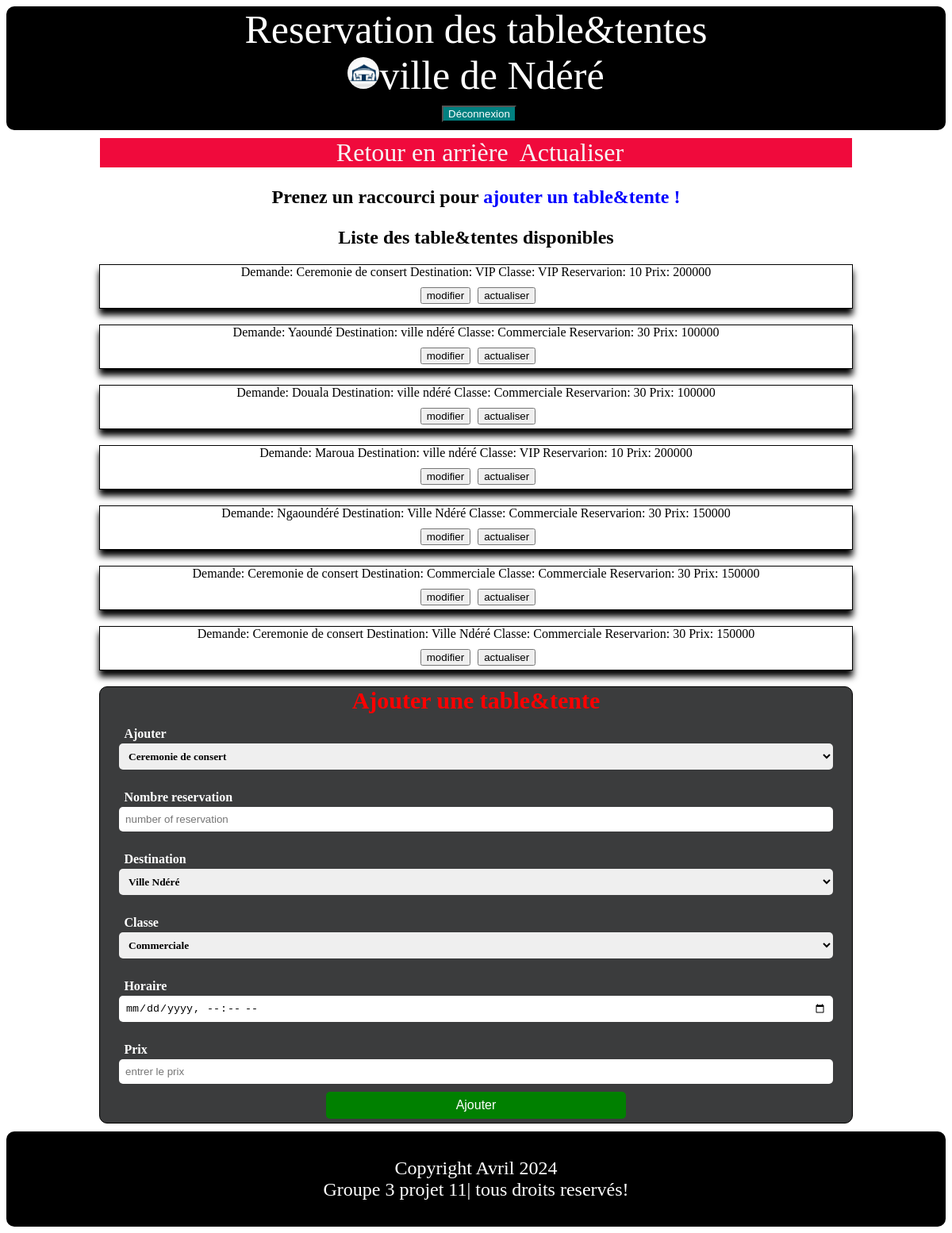
Page /tabtente.php on the committed database.
### tables this page shows
CREATE TABLE `tabtente` (
  `id_tabtente` int(50) NOT NULL,
  `classe` varchar(20) NOT NULL,
  `prix` int(15) NOT NULL,
  `nb_reservation` int(15) NOT NULL,
  `ville_demande` varchar(50) NOT NULL,
  `destination` varchar(50) NOT NULL,
  `horaire` datetime NOT NULL
);

### tabtente.php (the view, shortened to what this page needs)
<!DOCTYPE html>
<html lang="en">
<head>
    <link rel="stylesheet" href="gereradmin.css">
</head>
<body>
    <header>
		<h1>Reservation des table&tentes <br>
			<img src="images/logo.jpg" alt="">ville de Ndéré
		</h1>
        <div>
			<button> <a href="deconnexion.php" title="cliquez ici">Déconnexion</a> </button>
		</div>
	</header>
    <nav>
		<a href="admin.php">Retour en arrière</a>
        <a href="tabtente.php">Actualiser</a>
	</nav>
	<div>
		<p class="trouve">Prenez un raccourci pour
			<a href="#bas" class="lien" title="Cliquez ici">ajouter un table&tente !</a>
		</p>
		<h2> Liste des table&tentes disponibles </h2>
		<?php
            try
			{
				$BD = new PDO('mysql:host=localhost;dbname=univ_ndere','root','');
			}
			catch(Exception $e)
			{
				die('Erreur : '.$e->getmessage());
			}
			$test=$BD->query('SELECT * FROM tabtente');
			while ($req=$test->fetch())
			{
		?>
			<div class="interne">
            <?php
				echo 'Demande: ' .$req['ville_demande'] .' Destination: ' .$req['destination'] .' Classe: ' .$req['classe']
                .' Reservarion: ' .$req['nb_reservation'] .' Prix: ' .$req['prix'] .'<br>';
			?>
                <button><a href="modify.php?x=<?php echo $req['id_tabtente']; ?>">modifier</a></button>
			    <button><a href="actualiser.php?x=<?php echo $req['id_tabtente']; ?>">actualiser</a></button>
			</div>
		<?php
			}
		?>
        <form action="" method="post" id="bas">
            <legend>Ajouter une table&tente</legend>
            <p class="ligne">Ajouter </p>
            <select name="ville" class="colonne">
                <option selected>Ceremonie de consert</option>
            </select>
            <p class="ligne">Nombre reservation </p>
            <input type="number" name="nombre" min="1" max="5" placeholder="number of reservation" required />
            <p class="ligne">Destination </p>
            <select name="destination" class="colonne">
                <option>Ville Ndéré</option>
            </select>
            <p class="ligne"> Classe </p>
            <select name="classe" class="colonne">
                <option selected>Commerciale</option>
            </select>
            <p class="ligne">Horaire </p>
            <input type="datetime-local" name="horaire" required />
            <p class="ligne">Prix </p>
            <input type="number" name="prix" placeholder="entrer le prix" required />
            <input type="submit" value="Ajouter" name="ajouter" class="envoi"/>
        </form>
    </div>
    <footer>
		<p>Copyright Avril 2024 <br> Groupe 3 projet 11| tous droits reservés!</p>
	</footer>
</body>
</html>

### gereradmin.css (style rules this page uses)
header { background: black; border-radius: 10px; color: white; margin-bottom: 10px; }
header h1 { font-size: 50px; text-align: center; font-weight: 100; margin-top: 0px; margin-bottom: -1px; }
header img { width: 40px; height: 40px; border-radius: 20px; }
header div { display: flex; justify-content: center; }
header div button { margin-left: 8px; margin-top: 10px; margin-bottom: 10px; background: teal; }
header div button a { text-decoration: none; color: white; }
h2 { text-align: center; }
.trouve { text-align: center; font-weight: bold; font-size: 150%; }
nav { width: 80%; background: #f00a3c; text-align: center; margin: auto; line-height: normal; }
nav a { color: #f7f6f6; text-decoration: none; font-size: 2.0em; padding-left: 10px; }
div a { text-decoration: none; color: black; }
.lien { color: blue; }
.envoi { width: 40%; color: white; background-color: green; font-size: 100%; margin: auto; margin-bottom: 5px; }
.interne { text-align: center; background-color: white; border: 1px black solid; width: 80%; height: auto; margin: auto; margin-bottom: 20px; box-shadow: 0 8px 8px 0; }
.interne button { margin-top: 10px; margin-left: 5px; margin-bottom: 5px; }
form { background: rgb(59, 60, 61); display: flex; flex-direction: column; width: 80%; height: auto; margin: auto; color:white; border: 1px solid black; border-radius: 10px; }
input { display: block; width: 95%; margin: 10px auto; outline: none; border: none; box-sizing: border-box; border-radius: 5px; padding: 8px 8px; }
.ligne { text-align: none; margin-left: 30px; margin-bottom: -7px; font-weight: bold; font-family: century gothic; }
.colonne { text-align: none; display: block; width: 95%; margin: 10px auto; outline: none; border: none; box-sizing: border-box; border-radius: 5px; padding: 8px 8px; font-weight: bold; font-family: century gothic; }
legend { color: red; text-align: center; font-size: 30px; font-weight: bold; }
footer { border-radius: 10px; margin-top: 10px; height: 15vh; color: white; display: flex; justify-content: center; align-items: center; background: black; margin-bottom: 0; }
footer p { text-align: center; font-size: 150%; }

### rows in the picture
tabtente: ville_demande "Ceremonie de consert", destination "VIP", classe "VIP", nb_reservation "10", prix "200000"
tabtente: ville_demande "Yaoundé", destination "ville ndéré", classe "Commerciale", nb_reservation "30", prix "100000"
tabtente: ville_demande "Douala", destination "ville ndéré", classe "Commerciale", nb_reservation "30", prix "100000"
tabtente: ville_demande "Maroua", destination "ville ndéré", classe "VIP", nb_reservation "10", prix "200000"
tabtente: ville_demande "Ngaoundéré", destination "Ville Ndéré", classe "Commerciale", nb_reservation "30", prix "150000"
tabtente: ville_demande "Ceremonie de consert", destination "Commerciale", classe "Commerciale", nb_reservation "30", prix "150000"
tabtente: ville_demande "Ceremonie de consert", destination "Ville Ndéré", classe "Commerciale", nb_reservation "30", prix "150000"
